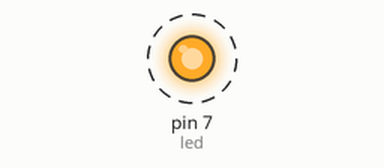
Bench run of a sketch on a simulated Arduino Uno, built with avr-gcc and run on an emulated ATmega328P. On the bench: output pins drawn as LEDs (lit = HIGH). Dashed ring = blinking. What the sketch prints to the serial monitor is not drawn. At 2.0 s the program stops and its outputs stay as they are.

Above: at 1.05 s.
Timing chart, 0 to 3.5 s (numbered marks = the images above):
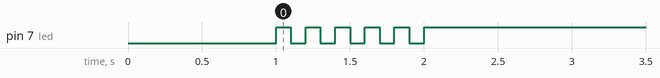

Measured:
- by itself, pin 7 (led): alternates HIGH for 0.10 s and LOW for 0.10 s, 11 changes in all, then stays HIGH

The sketch:

05_practice_2.ino
```cpp
unsigned int count, toggle;
int led = 7;

void setup() {
  pinMode(led, OUTPUT);
  Serial.begin(115200); //initialize serial port
  while(!Serial){
    ;
  }
  count = 0;
  digitalWrite(led, 0);
  delay(1000);
}

void loop() {
  Serial.println(++count);
  digitalWrite(led, 1);
  delay(100);
  digitalWrite(led, 0);
  delay(100);
  if(count == 5){
    digitalWrite(led, 1);
    while(1) {
      ;
    }
  }
}
```
